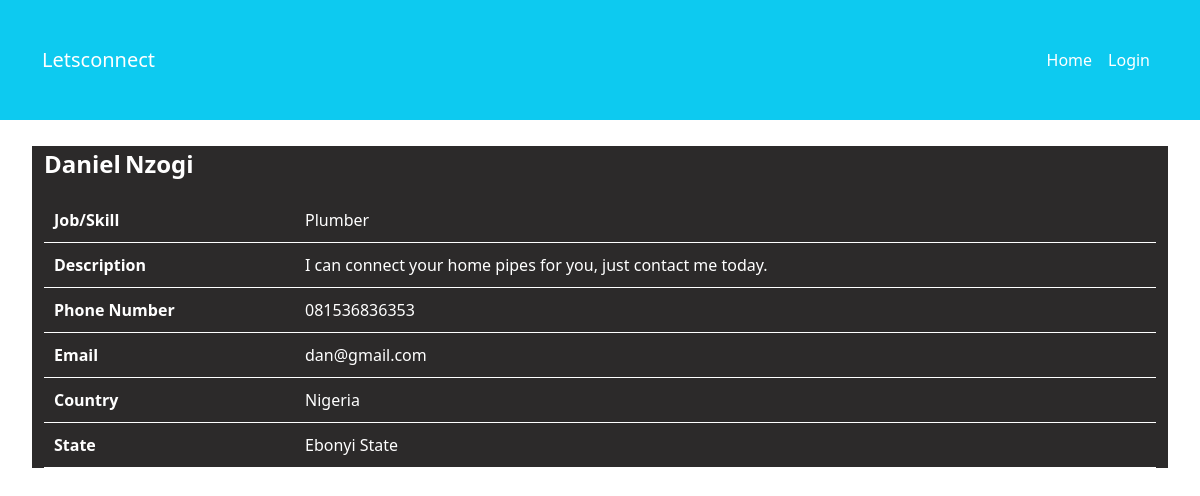
The app's page /specificprofile/9/ with its own data.
### base/models.py (models this page shows, shortened)
class Profile(models.Model):
    user = models.OneToOneField(User, on_delete=models.CASCADE)
    firstname = models.CharField(max_length=255)
    lastname = models.CharField(max_length=255)
    gender = models.CharField(max_length=10)
    country = models.CharField(max_length=255)
    state = models.CharField(max_length=255)
    email = models.EmailField()
    job = models.CharField(max_length=200)
    description = models.CharField(max_length=2550000)
    phonenumber = models.CharField(max_length=15)
    datecreated = models.DateTimeField(default=datetime.now)
    class Meta:
        ordering = ['-datecreated']

### base/views.py (the view)
# urls.py: path('specificprofile/<str:pk>/',views.specificprofile,name='specificprofile'),
def specificprofile(request,pk):
    details = Profile.objects.get(pk=pk)
    context = {"details":details}
    return render(request,'specificprofile.html',context)

### templates/specificprofile.html (shortened to what this page needs)
{% extends 'home.html' %}
{% block content %}
<div class="container my-4">
    <div class="row">
        <div class="col">
            <div>
                        <div class="profilenames">
                            <p class="names">{{ details.firstname }}</p>
                            <p class="names">{{ details.lastname }}</p>
                        </div>
                        <table class="profile-table">
                            <tr>
                                <th>Job/Skill</th>
                                <td>{{ details.job }}</td>
                            </tr>
                            <tr>
                                <th>Description</th>
                                <td>{{ details.description }}</td>
                            </tr>
                            <tr>
                                <th>Phone Number</th>
                                <td>{{ details.phonenumber }}</td>
                            </tr>
                            <tr>
                                <th>Email</th>
                                <td>{{ details.email }}</td>
                            </tr>
                            <tr>
                                <th>Country</th>
                                <td>{{ details.country }}</td>
                            </tr>
                            <tr>
                                <th>State</th>
                                <td>{{ details.state }}</td>
                            </tr>
                        </table>
            </div>
        </div>
    </div>
</div>
{% endblock %}

### templates/home.html (style rules this page uses)
body { background-color:rgb(44, 42, 42); }

### templates/specificprofile.html (style rules this page uses)
.profilenames { display: block; }
.col { background-color: rgb(44, 42, 42); margin: 2px; color: white; }
body { background-color: white; }
.names { display: inline-block; font-size: 24px; font-weight: bold; }
.profile-table { width: 100%; border-collapse: collapse; }
.profile-table th, .profile-table td { padding: 10px; text-align: left; border-bottom: 1px solid white; }
.profile-table th { background-color: rgb(44, 42, 42); color: white; }

### records on screen
Profile: firstname "Daniel", lastname "Nzogi", job "Plumber", description "I can connect your home pipes for you, just contact me today.", phonenumber "081536836353", email "dan@gmail.com", country "Nigeria", state "Ebonyi State"
